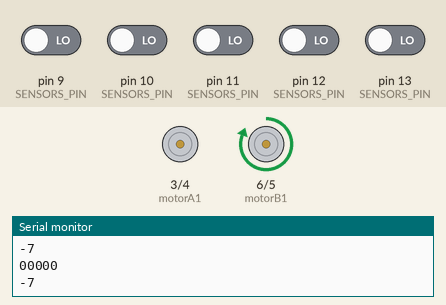
Recording of a sketch running on a simulated Arduino Uno, built with avr-gcc and run on an emulated ATmega328P. Parts: motor-driver pin pairs drawn as motors (green arrow = first pin HIGH = forward, orange = second pin HIGH = backward, longer = more drive), the last lines printed to the serial monitor. The test bench sets the inputs (shaded band); at power-on: pin 9 (SENSORS_PIN), pin 10 (SENSORS_PIN), pin 11 (SENSORS_PIN), pin 12 (SENSORS_PIN), pin 13 (SENSORS_PIN) LOW.

Above: at 1.2 s.
1.3 s: pin 9 (SENSORS_PIN) driven HIGH
At 2.0 s:
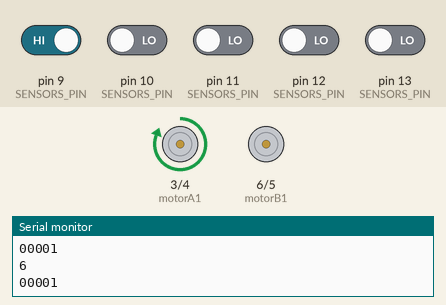
2.8 s: pin 9 (SENSORS_PIN) driven LOW and pin 10 (SENSORS_PIN) driven HIGH
At 3.1 s:
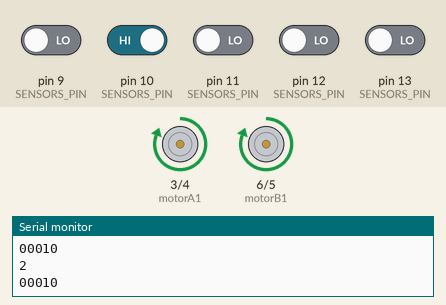
4.3 s: pin 10 (SENSORS_PIN) driven LOW
At 5.3 s:
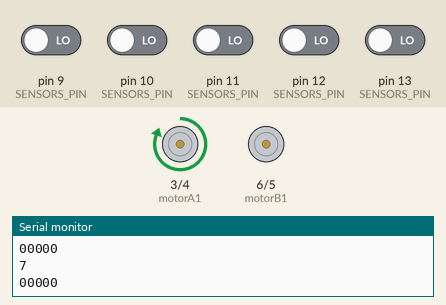
5.8 s: pin 10 (SENSORS_PIN) driven HIGH
At 6.8 s:
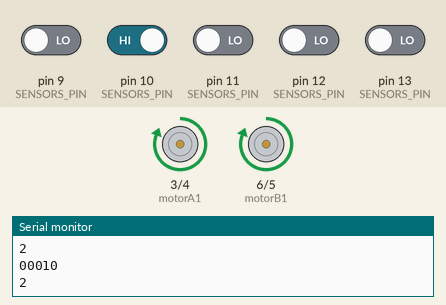
Timing chart, 0 to 8.3 s (numbered marks = the images above; inputs shaded):
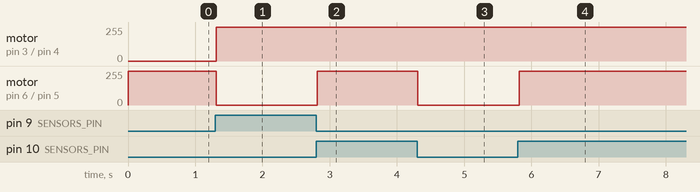

The sketch:

huy_doline.ino
```cpp
#include<math.h>
int error;
int isRunning;

const int motorA1 = 3;//bánh phải tiến
const int motorA2 = 4;
const int motorB1 = 6;//bánh trái tiến
const int motorB2 = 5;

const uint8_t SENSORS_PIN[] = { 13, 12, 11, 10, 9 };

int sensorValue = 0;
int outputValue = 0;
int IN_line, In_line_last, mode;
byte ss1, ss2, ss3, ss4, ss5, x1;
String tt;
int td3 = 120;
int td2 = 190;
int td1 = 180;
long duration;  //
int distance;   // biến khoảng cách

void setup() {
  pinMode(motorA1, OUTPUT);
  pinMode(motorA2, OUTPUT);
  pinMode(motorB1, OUTPUT);
  pinMode(motorB2, OUTPUT);
  for (auto sensorPin : SENSORS_PIN) {
    pinMode(sensorPin, INPUT);
  }

  Serial.begin(9600);

}

void forward() {
  digitalWrite(motorA1, HIGH);
  digitalWrite(motorA2, LOW);
  digitalWrite(motorB1, HIGH);
  digitalWrite(motorB2, LOW);
}
void left() {
  digitalWrite(motorA1, HIGH);
  digitalWrite(motorA2, LOW);
  digitalWrite(motorB1, LOW);
  digitalWrite(motorB2, LOW);
}
void right() {
  digitalWrite(motorA1, LOW);
  digitalWrite(motorA2, LOW);
  digitalWrite(motorB1, HIGH);
  digitalWrite(motorB2, LOW);
}


void loop() {
  read_sensors();
  Serial.println(error);
  if(abs(error) <=2 ) {
    forward();
  }
  else if( error<0) {
    right();
  }
  else {
    left();
  }
}

void read_sensors() {
  String sensorArray = "";
  int sumSensor = 0;
  for (auto sensorPin : SENSORS_PIN) {
    sensorArray += (char)(digitalRead(sensorPin) + 48);
    sumSensor += digitalRead(sensorPin);
  }
  Serial.println(sensorArray);

  if (sensorArray == "00001") error = 6;
  else if (sensorArray == "00011") error = 5;
  else if (sensorArray == "00111") error = 4;
  else if (sensorArray == "00010") error = 2;
  else if (sensorArray == "00110") error = 1;
  else if (sensorArray == "00100") error = 0;
  else if (sensorArray == "01110") error = 0;
  else if (sensorArray == "01100") error = 1;
  else if (sensorArray == "01000") error = -2;
  else if (sensorArray == "11100") error = -4;
  else if (sensorArray == "11000") error = -5;
  else if (sensorArray == "10000") error = -6;
  else if (sensorArray == "00000") {
    if (error > 0) error = 7;
    else error = -7;
  } else if (sensorArray == "11111" || sensorArray == "10101") {
    isRunning = 0;
  }
}
```

Measured:
- after the input at 1.3 s, motor on pin 3 (motorA1) / pin 4 (motorA2): stopped → forward 255/255 at once; motor on pin 6 (motorB1) / pin 5 (motorB2): forward 255/255 → stopped at once
- after the input at 2.8 s, motor on pin 6 (motorB1) / pin 5 (motorB2): stopped → forward 255/255 at once
- after the input at 4.3 s, motor on pin 6 (motorB1) / pin 5 (motorB2): forward 255/255 → stopped at once
- after the input at 5.8 s, motor on pin 6 (motorB1) / pin 5 (motorB2): stopped → forward 255/255 at once
